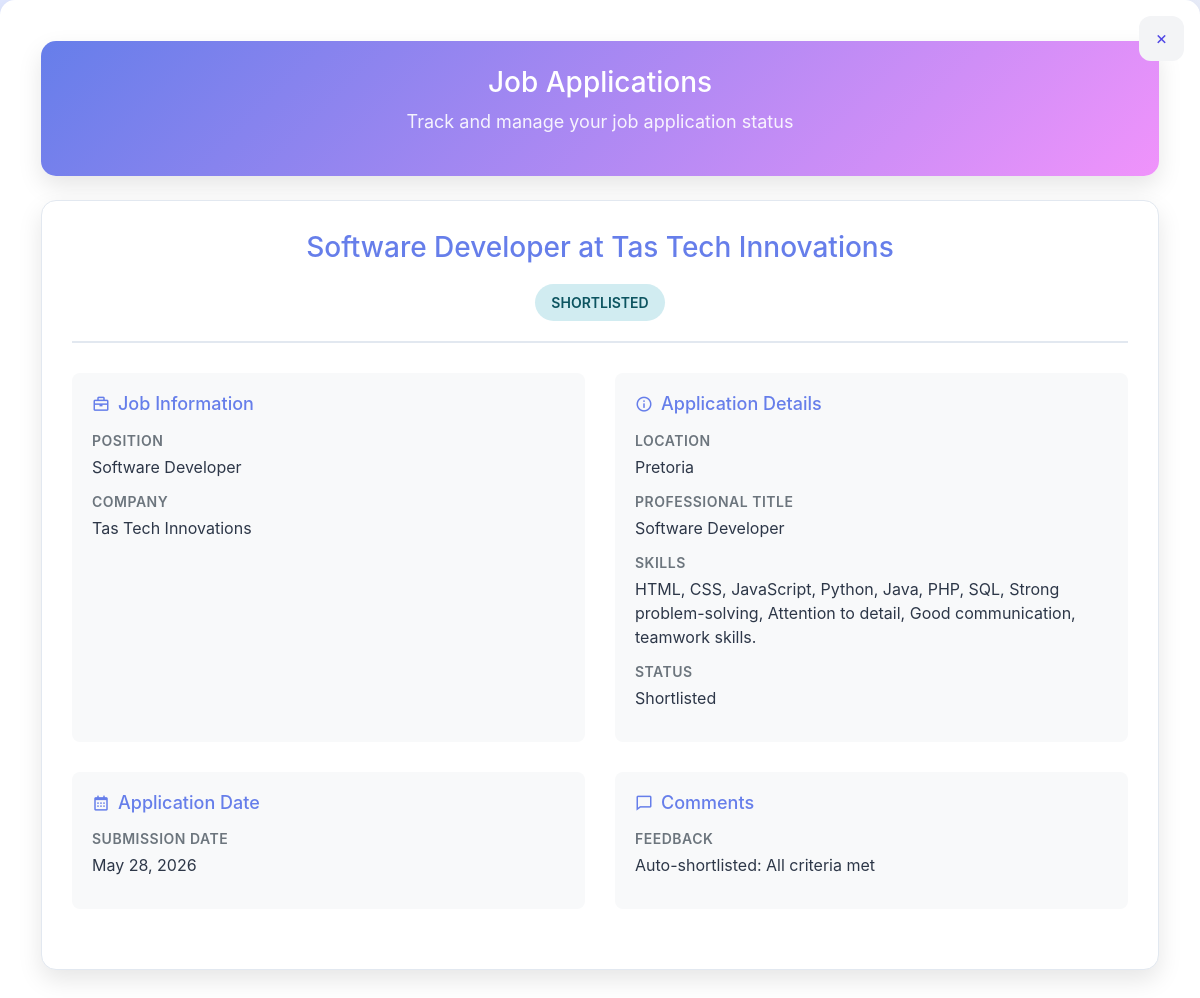
/my_applications.php (signed in), run on the app's committed database.
### tables this page shows
CREATE TABLE `job_applications` (
  `application_id` int(11) NOT NULL,
  `user_id` int(11) NOT NULL,
  `job_id` int(11) NOT NULL,
  `fullname` varchar(100) NOT NULL,
  `email` varchar(100) NOT NULL,
  `phone` varchar(100) NOT NULL,
  `gender` enum('Male','Female','Other') NOT NULL,
  `dob` date NOT NULL,
  `position` varchar(255) NOT NULL,
  `availability` date NOT NULL,
  `cover_letter` text NOT NULL,
  `resume` longblob NOT NULL,
  `resume_filename` varchar(255) NOT NULL,
  `application_status` enum('Submitted','Under Review','Shortlisted','Rejected','Hired') NOT NULL DEFAULT 'Submitted',
  `submission_date` timestamp NOT NULL DEFAULT current_timestamp(),
  `comments` text DEFAULT NULL,
  `application_date` datetime DEFAULT current_timestamp(),
  `source` varchar(50) DEFAULT 'Manual',
  `qualification` varchar(255) DEFAULT NULL,
  `address` varchar(255) DEFAULT NULL
);

CREATE TABLE `job_postings` (
  `job_id` int(11) NOT NULL,
  `admin_id` int(11) NOT NULL,
  `department_id` int(11) NOT NULL,
  `company_id` int(11) NOT NULL,
  `position` varchar(255) NOT NULL,
  `company_name` varchar(255) NOT NULL,
  `location` varchar(255) NOT NULL,
  `job_description` text NOT NULL,
  `requirements` text NOT NULL,
  `duties` text NOT NULL,
  `skills` text NOT NULL,
  `salary` decimal(10,2) NOT NULL,
  `deadline` datetime DEFAULT NULL,
  `date_posted` timestamp NOT NULL DEFAULT current_timestamp(),
  `job_status` enum('Active','Closed') NOT NULL DEFAULT 'Active',
  `minimum_criteria` longtext DEFAULT NULL COMMENT 'e.g. {"min_years_experience": 2, "required_skills": ["PHP", "MySQL"], "required_qualification": "Bachelor"}' CHECK (json_valid(`minimum_criteria`))
);

CREATE TABLE `companies` (
  `company_id` int(11) NOT NULL,
  `company_name` varchar(255) NOT NULL,
  `company_address` text DEFAULT NULL,
  `company_email` varchar(255) DEFAULT NULL,
  `company_phone` varchar(20) DEFAULT NULL,
  `created_at` timestamp NOT NULL DEFAULT current_timestamp()
);

CREATE TABLE `application_snapshots` (
  `id` int(11) NOT NULL,
  `application_id` int(11) NOT NULL,
  `profile_data` mediumtext NOT NULL,
  `created_at` timestamp NOT NULL DEFAULT current_timestamp()
);

### my_applications.php (the view, shortened to what this page needs)
<?php
include('config.php');
$user_id = $_SESSION['user_id'];
$sql = "SELECT
            ja.application_id,
            ja.submission_date,
            ja.application_status,
            ja.comments,
            job_postings.position,
            job_postings.location,
            companies.company_name,
            ss.profile_data
        FROM job_applications ja
        LEFT JOIN application_snapshots ss ON ja.application_id = ss.application_id
        INNER JOIN job_postings ON ja.job_id = job_postings.job_id
        INNER JOIN companies ON job_postings.company_id = companies.company_id
        WHERE ja.user_id = ?
        ORDER BY ja.submission_date DESC";
$stmt = $conn->prepare($sql);
$stmt->bind_param("i", $user_id);
$stmt->execute();
$result = $stmt->get_result();
?>
<!DOCTYPE html>
<html lang="en">
<head>
    <link href="https://cdn.jsdelivr.net/npm/bootstrap@5.3.0/dist/css/bootstrap.min.css" rel="stylesheet">
    <link rel="stylesheet" href="https://cdnjs.cloudflare.com/ajax/libs/font-awesome/6.0.0/css/all.min.css">
    <link href='https://unpkg.com/boxicons@2.1.4/css/boxicons.min.css' rel='stylesheet'>
</head>
<body>
    <div class="container">
        <button class="btn-exit" id="exitPage"><i class='bx bx-x'></i></button>
        <div class="welcome-section">
            <h1>Job Applications</h1>
            <p>Track and manage your job application status</p>
        </div>
        <div class="applications-container">
            <?php if ($result && $result->num_rows > 0): ?>
                <?php while ($row = $result->fetch_assoc()):
                    $statusClass = '';
                    switch ($row['application_status']) {
                        case 'Shortlisted':
                            $statusClass = 'status-shortlisted';
                            break;
                    }
                ?>
                    <div class="application-container">
                        <div class="application-header">
                            <h1><?php echo htmlspecialchars($row['position']); ?> at <?php echo htmlspecialchars($row['company_name']); ?></h1>
                            <div class="status-badge <?php echo $statusClass; ?>">
                                <?php echo htmlspecialchars($row['application_status']); ?>
                            </div>
                        </div>
                        <div class="application-details">
                            <div class="detail-section">
                                <h3><i class='bx bx-briefcase'></i> Job Information</h3>
                                <div class="detail-item">
                                    <div class="detail-label">Position</div>
                                    <div class="detail-value"><?php echo htmlspecialchars($row['position']); ?></div>
                                </div>
                                <div class="detail-item">
                                    <div class="detail-label">Company</div>
                                    <div class="detail-value"><?php echo htmlspecialchars($row['company_name']); ?></div>
                                </div>
                            </div>
                            <div class="detail-section">
                                <h3><i class='bx bx-info-circle'></i> Application Details</h3>
                            <div class="detail-item">
                                <div class="detail-label">Location</div>
                                <div class="detail-value"><?php echo htmlspecialchars($row['location'] ?? ($profile_data ? json_decode($profile_data, true)['address'] ?? '—' : '—')); ?></div>
                            </div>
                            <?php if (isset($row['profile_data'])):
                                $profile = json_decode($row['profile_data'], true);
                            ?>
                            <div class="detail-item">
                                <div class="detail-label">Professional Title</div>
                                <div class="detail-value"><?php echo htmlspecialchars($profile['professional_title'] ?? '—'); ?></div>
                            </div>
                            <div class="detail-item">
                                <div class="detail-label">Skills</div>
                                <div class="detail-value"><?php echo htmlspecialchars(($profile['tech_skills'] ?? '') . ($profile['tech_skills'] && $profile['soft_skills'] ? ', ' : '') . ($profile['soft_skills'] ?? '')); ?></div>
                            </div>
                            <?php endif; ?>
                                <div class="detail-item">
                                    <div class="detail-label">Status</div>
                                    <div class="detail-value"><?php echo htmlspecialchars($row['application_status']); ?></div>
                                </div>
                            </div>
                            <div class="detail-section">
                                <h3><i class='bx bx-calendar'></i> Application Date</h3>
                                <div class="detail-item">
                                    <div class="detail-label">Submission Date</div>
                                    <div class="detail-value"><?php echo date('F j, Y', strtotime($row['submission_date'])); ?></div>
                                </div>
                            </div>
                            <?php if (!empty($row['comments'])): ?>
                                <div class="detail-section">
                                    <h3><i class='bx bx-comment'></i> Comments</h3>
                                    <div class="detail-item">
                                        <div class="detail-label">Feedback</div>
                                        <div class="detail-value"><?php echo htmlspecialchars($row['comments']); ?></div>
                                    </div>
                                </div>
                            <?php endif; ?>
                        </div>
                    </div>
                <?php endwhile; ?>
            <?php endif; ?>
        </div>
    </div>
</body>
</html>

### my_applications.php (style rules this page uses)
:root { --primary-color: #667eea; --secondary-color: #764ba2; --accent-color: #f093fb; --success-color: #4facfe; --error-color: #ff6b6b; --warning-color: #feca57; --text-color: #2d3748; --bg-color: #f7fafc; --card-bg: #ffffff; --border-color: #e2e8f0; --shadow: 0 10px 25px rgba(0, 0, 0, 0.1); --transition: all 0.3s cubic-bezier(0.4, 0, 0.2, 1); }
body { font-family: 'Inter', -apple-system, BlinkMacSystemFont, 'Segoe UI', Roboto, sans-serif; background: linear-gradient(135deg, #e0e7ff 0%, #f0f2f5 100%); margin: 0; padding: 0; display: flex; justify-content: center; align-items: center; min-height: 100vh; color: var(--text-color); transition: background 0.3s ease, color 0.3s ease; }
.container { background: var(--card-bg); padding: 40px; border-radius: 15px; box-shadow: var(--shadow); width: 100%; max-width: 1200px; position: relative; backdrop-filter: blur(10px); border: 1px solid rgba(255, 255, 255, 0.2); animation: slideIn 0.5s ease-out; transition: background 0.3s ease, color 0.3s ease, border-color 0.3s ease; }
.welcome-section { background: linear-gradient(135deg, var(--primary-color), var(--accent-color)); color: white; padding: 25px; border-radius: 15px; margin-bottom: 24px; box-shadow: var(--shadow); text-align: center; }
.welcome-section h1 { font-size: 28px; margin-bottom: 8px; }
.welcome-section p { opacity: 0.9; font-size: 18px; }
.btn-exit { position: absolute; top: 15px; right: 15px; background: #f3f4f6; color: #4f46e5; border: none; width: 45px; height: 45px; border-radius: 12px; cursor: pointer; font-size: 18px; font-weight: bold; transition: all 0.3s ease; display: flex; align-items: center; justify-content: center; z-index: 10; backdrop-filter: blur(10px); }
.applications-container { margin-top: 20px; }
.application-container { max-width: 1200px; margin: 0 auto 30px auto; background: var(--card-bg); border-radius: 15px; padding: 30px; box-shadow: var(--shadow); border: 1px solid var(--border-color); }
.application-header { text-align: center; margin-bottom: 30px; padding-bottom: 20px; border-bottom: 2px solid var(--border-color); }
.application-header h1 { font-size: 28px; color: var(--primary-color); margin-bottom: 10px; display: flex; align-items: center; justify-content: center; gap: 12px; }
.status-badge { display: inline-block; padding: 8px 16px; border-radius: 20px; font-size: 14px; font-weight: 600; text-transform: uppercase; margin-top: 10px; }
.status-shortlisted { background-color: #d1ecf1; color: #0c5460; }
.application-details { display: grid; grid-template-columns: 1fr 1fr; gap: 30px; margin-bottom: 30px; }
.detail-section { background: #f8f9fa; padding: 20px; border-radius: 8px; }
.detail-section h3 { color: var(--primary-color); margin-bottom: 15px; font-size: 18px; display: flex; align-items: center; gap: 8px; }
.detail-item { margin-bottom: 12px; }
.detail-label { font-weight: 600; color: #6c757d; font-size: 14px; text-transform: uppercase; letter-spacing: 0.5px; }
.detail-value { font-size: 16px; color: var(--text-color); margin-top: 4px; }

### data on the page
job_applications: job.position "Software Developer", companies.company_name "Tas Tech Innovations", application_status "SHORTLISTED", job.location "Pretoria", application_snapshots.profile_data "Software Developer", application_snapshots.profile_data "HTML, CSS, JavaScript, Python, Java, PHP, SQL, Strong problem-solving, Attention to detail, Good communication, teamwork skills.", application_status "Shortlisted", submission_date "May 28, 2026", comments "Auto-shortlisted: All criteria met"
